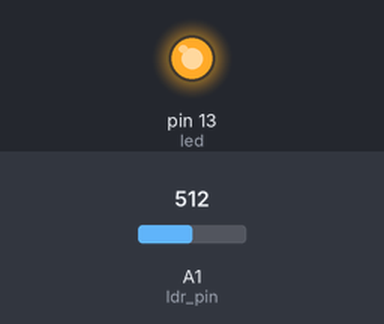
Simulated run of this sketch. Board: Arduino Uno, built with avr-gcc and run on an emulated ATmega328P. On the bench: output pins drawn as LEDs (lit = HIGH). The inputs (shaded band) are chosen by the test bench; at power-on: A1 (ldr_pin) = 512.

Above: at 1.2 s.
1.3 s: A1 (ldr_pin) set to 785
2.8 s: A1 (ldr_pin) set to 808
At 4.0 s:
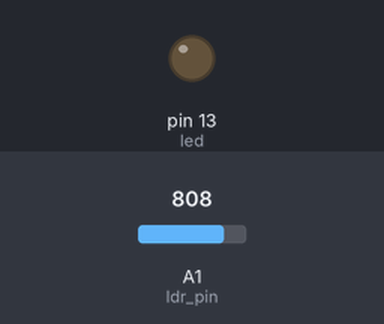
4.3 s: A1 (ldr_pin) set to 716
At 5.2 s:
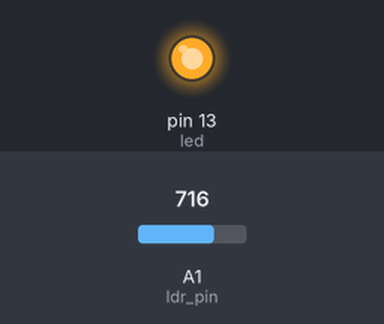
5.8 s: A1 (ldr_pin) set to 900
At 6.3 s:
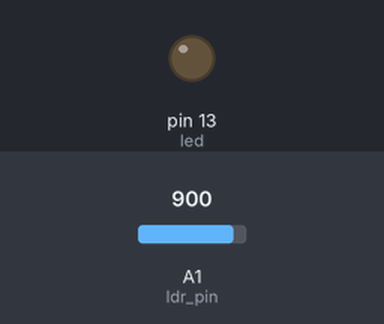
Timing chart, 0 to 8.3 s (numbered marks = the images above; inputs shaded):
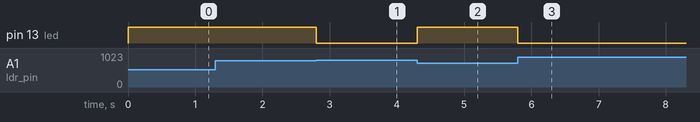

Measured:
- the behaviour switches between 800 and 801 on A1 (ldr_pin) (found by bisection; images 0 and 1)
- after the input at 1.3 s, every drawn part: stays the same
- after the input at 2.8 s, pin 13 (led): HIGH → LOW at once
- after the input at 4.3 s, pin 13 (led): LOW → HIGH at once
- after the input at 5.8 s, pin 13 (led): HIGH → LOW at once

The sketch:

LDR_Automatic_Street_Light.ino
```cpp
const int ldr_pin=A1;
const int led=13;

void setup()
{
    pinMode(ldr_pin,INPUT);
    pinMode(led,OUTPUT);
}

void loop()
{
    int val=analogRead(ldr_pin);

    val=constrain(val,700,900);
    int brightness=map(val,700,900,255,0);

    analogWrite(led,brightness);

}
```
